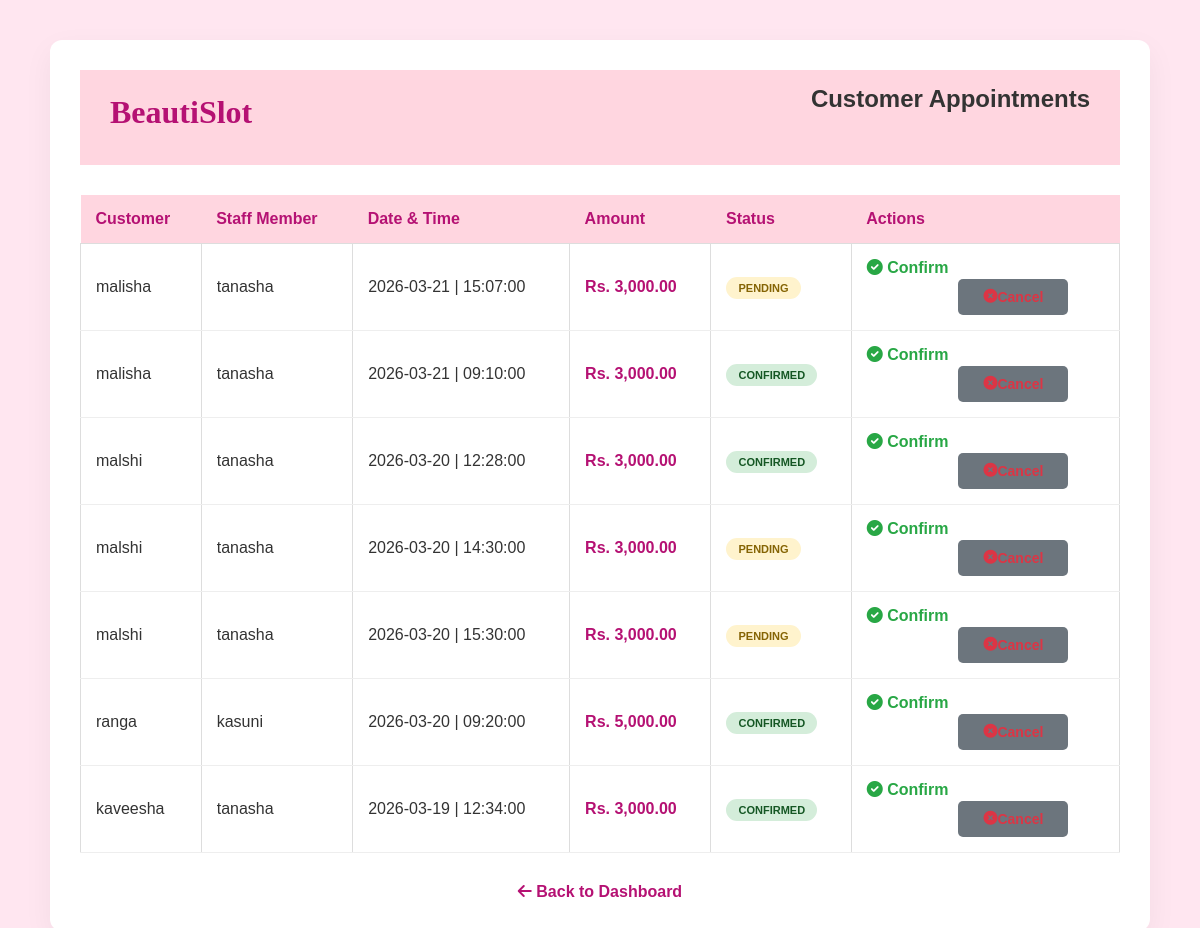
The app's page /admin_appointments.php with its own data.
### tables this page shows
CREATE TABLE `appointments` (
  `appointment_id` int(11) NOT NULL,
  `customer_id` int(11) NOT NULL,
  `staff_id` int(11) NOT NULL,
  `appointment_date` date NOT NULL,
  `appointment_time` time NOT NULL,
  `status` enum('pending','confirmed','cancelled','completed') DEFAULT 'pending',
  `total_amount` decimal(10,2) DEFAULT NULL,
  `created_at` timestamp NOT NULL DEFAULT current_timestamp(),
  `payment_status` varchar(50) DEFAULT 'Pending',
  `payment_method` varchar(50) DEFAULT NULL,
  `reminder_sent` tinyint(1) DEFAULT 0
);

CREATE TABLE `users` (
  `user_id` int(11) NOT NULL,
  `first_name` varchar(50) NOT NULL,
  `last_name` varchar(50) NOT NULL,
  `email` varchar(100) NOT NULL,
  `phone` varchar(15) NOT NULL,
  `password` varchar(255) NOT NULL,
  `role` enum('customer','admin','staff') NOT NULL DEFAULT 'customer',
  `created_at` timestamp NOT NULL DEFAULT current_timestamp()
);

### admin_appointments.php (the view, shortened to what this page needs)
<?php
require 'db.php';
$query = "SELECT a.appointment_id, u.first_name AS customer_name, st_u.first_name AS staff_name,
          a.appointment_date, a.appointment_time, a.status, a.total_amount
          FROM appointments a
          JOIN users u ON a.customer_id = u.user_id
          LEFT JOIN staff s ON a.staff_id = s.staff_id
          LEFT JOIN users st_u ON s.user_id = st_u.user_id
          ORDER BY a.appointment_date DESC";
$result = mysqli_query($conn, $query);
?>
<!DOCTYPE html>
<html lang="en">
<head>
    <link rel="stylesheet" href="style.css">
    <link rel="stylesheet" href="https://cdnjs.cloudflare.com/ajax/libs/font-awesome/6.0.0/css/all.min.css">
</head>
<body>
    <div class="bookings-main-container">
        <header style="text-align: center; margin-bottom: 30px;">
            <h1 style="font-family: Lucida Calligraphy; color: #B51173;">BeautiSlot</h1>
            <h2 style="color: #333;">Customer Appointments</h2>
        </header>
        <div class="table-wrapper">
            <table class="custom-table">
                <thead>
                    <tr>
                        <th>Customer</th>
                        <th>Staff Member</th>
                        <th>Date & Time</th>
                        <th>Amount</th>
                        <th>Status</th>
                        <th>Actions</th>
                    </tr>
                </thead>
                <tbody>
                    <?php while($row = mysqli_fetch_assoc($result)) {
                        $statusClass = strtolower($row['status']);
                    ?>
                    <tr>
                        <td style="font-weight: 500;"><?php echo htmlspecialchars($row['customer_name']); ?></td>
                        <td><?php echo $row['staff_name'] ? htmlspecialchars($row['staff_name']) : '<i style="color:gray;">Not Assigned</i>'; ?></td>
                        <td><?php echo $row['appointment_date'] . " | " . $row['appointment_time']; ?></td>
                        <td style="font-weight: bold; color: #B51173;">Rs. <?php echo number_format($row['total_amount'], 2); ?></td>
                        <td>
                            <span class="status-pill pill-<?php echo $statusClass; ?>">
                                <?php echo $row['status']; ?>
                            </span>
                        </td>
                        <td>
                            <div style="display: flex; gap: 10px;">
                                <a href="update_status.php?id=<?php echo $row['appointment_id']; ?>&status=Confirmed"
                                   class="btn-confirm"
                                   style="color: #28a745; text-decoration: none; font-weight: bold;"
                                   onclick="confirmAppointment(event, this.href)">
                                   <i class="fa-solid fa-check-circle"></i> Confirm
                                </a>
                                <a href="update_status.php?id=<?php echo $row['appointment_id']; ?>&status=Cancelled"
                                   class="btn-cancel"
                                   style="color: #dc3545; text-decoration: none; font-weight: bold;"
                                   onclick="cancelAppointment(event, this.href)">
                                   <i class="fa-solid fa-times-circle"></i> Cancel
                                </a>
                            </div>
                        </td>
                    </tr>
                    <?php } ?>
                </tbody>
            </table>
        </div>
        <div style="text-align: center; margin-top: 30px;">
            <a href="admin_dashboard.php" style="color: #B51173; text-decoration: none; font-weight: bold;">
                <i class="fa-solid fa-arrow-left"></i> Back to Dashboard
            </a>
        </div>
    </div>
</body>
</html>

### style.css (style rules this page uses)
* { margin: 0; padding: 0; box-sizing: border-box; font-family: 'Poppins', sans-serif; }
body { font-family: 'Poppins', sans-serif; margin: 0; padding: 0; background-color: #ffe6f0; color: #333; }
a { text-decoration: none; color: inherit; }
header { background-color: #ffd6e0; padding: 15px 30px; display: flex; justify-content: space-between; align-items: center; }
header h1 { font-family: Lucida Calligraphy; font-weight: 600; color: #B51173; }
.btn-cancel { display: flex !important; justify-content: center; margin-top: 20px; padding: 10px 25px; background-color: #6c757d; color: white; text-decoration: none; border-radius: 5px; font-family: sans-serif; font-size: 14px; transition: background 0.3s ease; }
header h1 { margin-bottom:10px; }
.bookings-main-container { max-width: 1100px; margin: 40px auto; background: #ffffff; padding: 30px; border-radius: 12px; box-shadow: 0 10px 30px rgba(0,0,0,0.05); }
.bookings-main-container h2 { color: #B51173; margin-bottom: 25px; font-size: 24px; border-bottom: 2px solid #ffd6e0; padding-bottom: 10px; }
.table-wrapper { overflow-x: auto; }
.custom-table { width: 100%; border-collapse: collapse; }
.custom-table th { background-color: #ffd6e0; color: #B51173; padding: 15px; text-align: left; }
.custom-table td { padding: 15px; border-bottom: 1px solid #eee; }
.status-pill { padding: 5px 12px; border-radius: 20px; font-size: 11px; font-weight: bold; text-transform: uppercase; }
.pill-pending { background: #fff3cd; color: #856404; }
.pill-confirmed { background: #d4edda; color: #155724; }
.staff table th,table td { padding:10px; border:1px solid #ddd; }
.btn-cancel { display: inline-block; text-align: center; }

### records on screen
appointments: customer.first_name "malisha", users.first_name "tanasha", appointment_date "2026-03-21", appointment_time "15:07:00", total_amount "3,000.00", status "PENDING"
appointments: customer.first_name "malisha", users.first_name "tanasha", appointment_date "2026-03-21", appointment_time "09:10:00", total_amount "3,000.00", status "CONFIRMED"
appointments: customer.first_name "malshi", users.first_name "tanasha", appointment_date "2026-03-20", appointment_time "12:28:00", total_amount "3,000.00", status "CONFIRMED"
appointments: customer.first_name "malshi", users.first_name "tanasha", appointment_date "2026-03-20", appointment_time "14:30:00", total_amount "3,000.00", status "PENDING"
appointments: customer.first_name "malshi", users.first_name "tanasha", appointment_date "2026-03-20", appointment_time "15:30:00", total_amount "3,000.00", status "PENDING"
appointments: customer.first_name "ranga", users.first_name "kasuni", appointment_date "2026-03-20", appointment_time "09:20:00", total_amount "5,000.00", status "CONFIRMED"
appointments: customer.first_name "kaveesha", users.first_name "tanasha", appointment_date "2026-03-19", appointment_time "12:34:00", total_amount "3,000.00", status "CONFIRMED"
